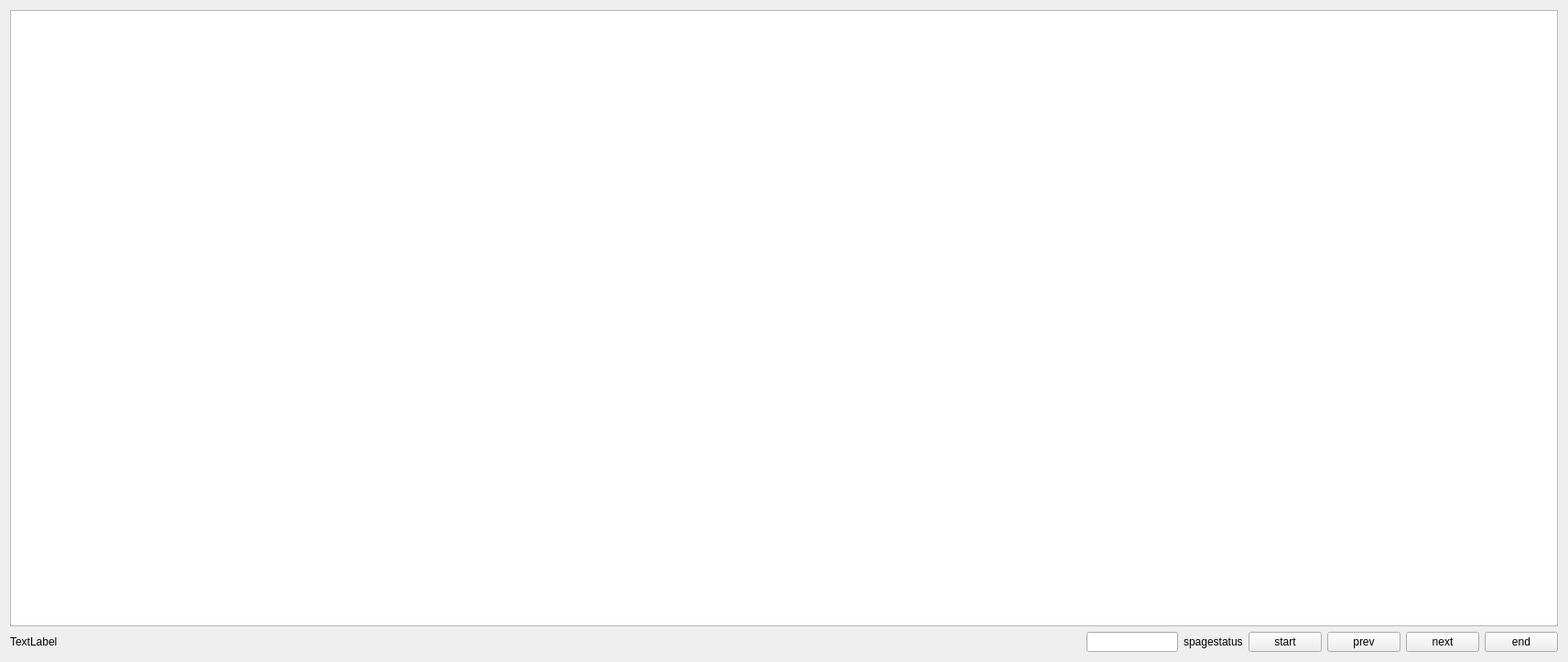
<?xml version="1.0" encoding="UTF-8"?>
<ui version="4.0">
 <class>PageableTable</class>
 <widget class="QWidget" name="PageableTable">
  <property name="geometry">
   <rect>
    <x>0</x>
    <y>0</y>
    <width>1713</width>
    <height>723</height>
   </rect>
  </property>
  <property name="windowTitle">
   <string>PageableTable</string>
  </property>
  <layout class="QVBoxLayout" name="verticalLayout">
   <item>
    <widget class="QTableView" name="tableView"/>
   </item>
   <item>
    <layout class="QHBoxLayout" name="horizontalLayout">
     <property name="topMargin">
      <number>0</number>
     </property>
     <item>
      <widget class="QLabel" name="statuLabel">
       <property name="minimumSize">
        <size>
         <width>200</width>
         <height>0</height>
        </size>
       </property>
       <property name="text">
        <string>TextLabel</string>
       </property>
      </widget>
     </item>
     <item>
      <spacer name="horizontalSpacer">
       <property name="orientation">
        <enum>Qt::Orientation::Horizontal</enum>
       </property>
       <property name="sizeHint" stdset="0">
        <size>
         <width>40</width>
         <height>20</height>
        </size>
       </property>
      </spacer>
     </item>
     <item>
      <widget class="QLineEdit" name="pageSizeEdit">
       <property name="maximumSize">
        <size>
         <width>100</width>
         <height>16777215</height>
        </size>
       </property>
      </widget>
     </item>
     <item>
      <widget class="QLabel" name="pageStatusLabel">
       <property name="text">
        <string>spagestatus</string>
       </property>
      </widget>
     </item>
     <item>
      <widget class="QPushButton" name="startButton">
       <property name="text">
        <string>start</string>
       </property>
      </widget>
     </item>
     <item>
      <widget class="QPushButton" name="previousButton">
       <property name="text">
        <string>prev</string>
       </property>
      </widget>
     </item>
     <item>
      <widget class="QPushButton" name="nextButton">
       <property name="text">
        <string>next</string>
       </property>
      </widget>
     </item>
     <item>
      <widget class="QPushButton" name="endButton">
       <property name="text">
        <string>end</string>
       </property>
      </widget>
     </item>
    </layout>
   </item>
  </layout>
 </widget>
 <resources/>
 <connections/>
</ui>
